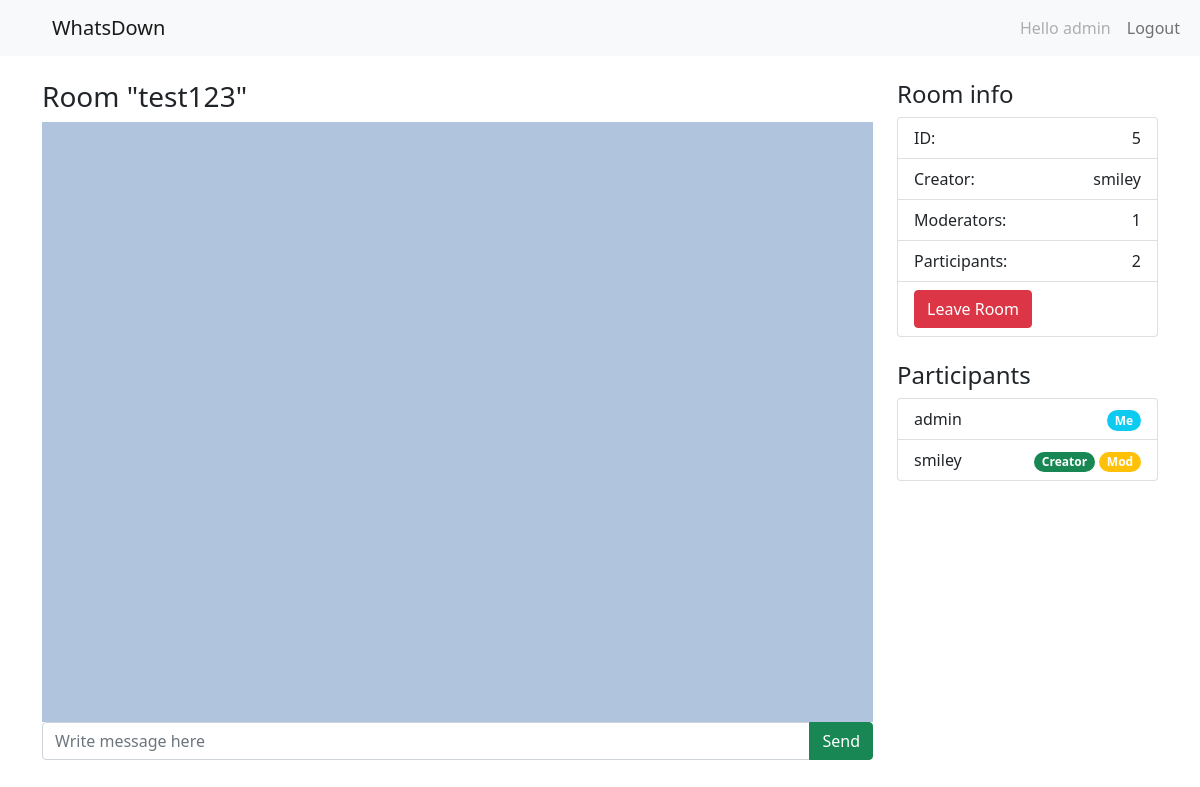
The page /chat/5/ (signed in) on the database as committed earlier.
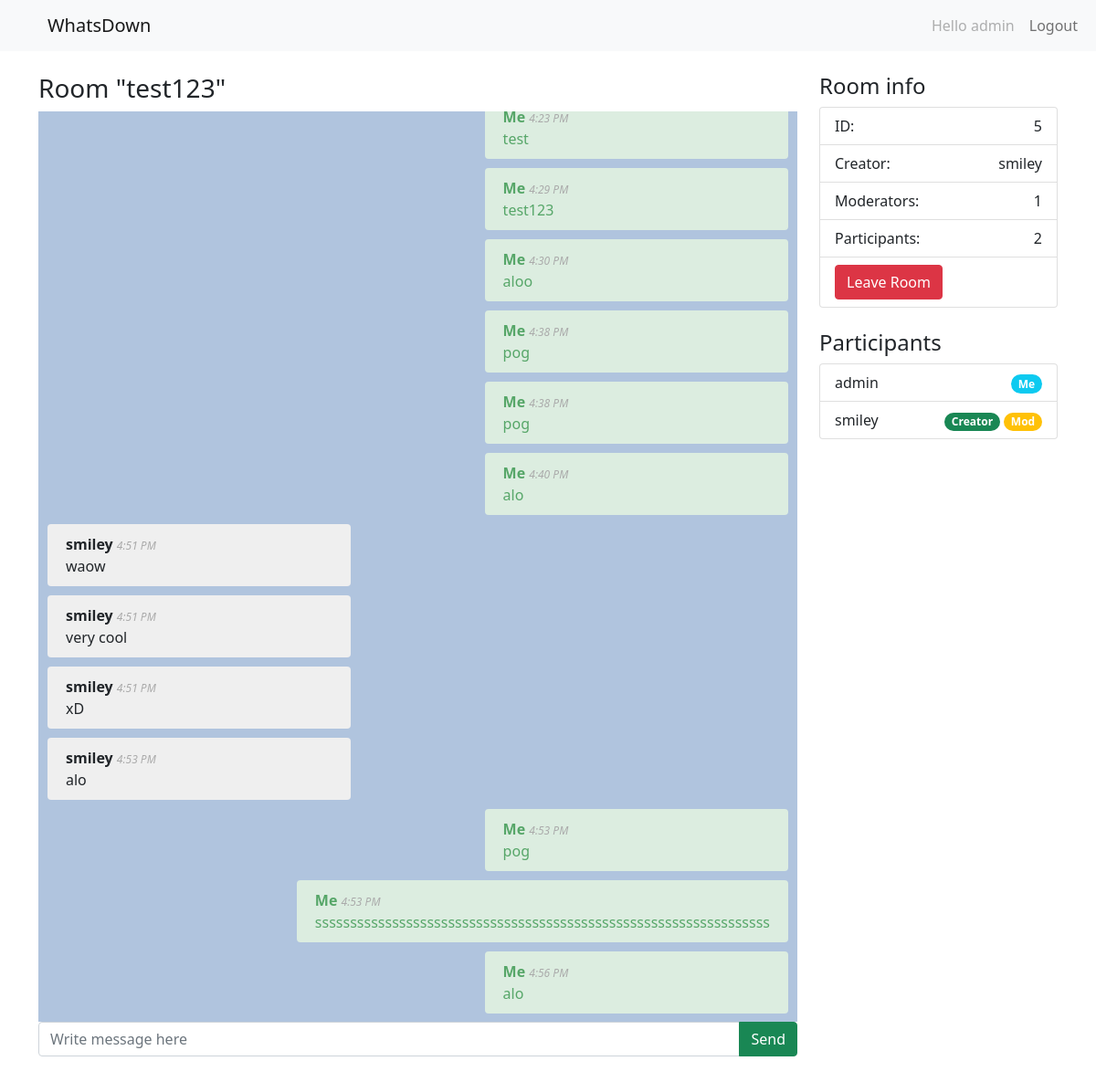
The same page on the database as committed later.
### chat/models.py (models this page shows, shortened)
class Room(models.Model):
    name = models.CharField(max_length=50)
    creator =  models.ForeignKey(User, on_delete=models.CASCADE, related_name='rooms_created')
    participants = models.ManyToManyField(User, related_name='rooms_joined')
    moderators = models.ManyToManyField(User, related_name='rooms_moderated')
    password = models.CharField(max_length=50, default=None, blank=True, null=True)

class Message(models.Model):
    user = models.ForeignKey(User, on_delete=models.CASCADE, related_name='chat_logs')
    room = models.ForeignKey(Room, on_delete=models.CASCADE, related_name='chat_logs')
    message = models.TextField()
    created = models.DateTimeField(auto_now_add=True)

### chat/views.py (the view)
# urls.py: path('chat/<int:room_id>/', views.chat_room, name="chat_room"),
def chat_room(request, room_id):
    context = {}
    room = Room.objects.get(id=room_id)
    allowed = request.user in room.participants.all()
    if allowed:
        messages = room.chat_logs.all()
        context['room'] = room
        context['messages'] = messages
        return render(request, 'chat/room.html', context)
    else:
        request.session['msg'] = "You do not have the permission to join the room"
        return redirect('chat:home')

### chat/templates/chat/room.html (shortened to what this page needs)
{% extends 'base.html' %}
{% load tz %}
{% block content %}
    <div class="row mt-4">
        <div class="col-lg-9">
            <h3>Room "{{ room.name }}"</h3>
            <div id="chat-container">
                <div id="chat">
                    {% for message in messages %}
                        <div class="message {% if message.user == request.user %}me{% else %}other{% endif %}">
                            <strong>{% if message.user == request.user %}Me{% else %}{{ message.user }}{% endif %}</strong>
                            {% timezone "Asia/Jakarta" %}
                            <span class="date">{{ message.created|date:'g:i A' }}</span>
                            {% endtimezone %}
                            <br>
                            {{ message.message }}
                        </div>
                    {% endfor %}
                </div>
            </div>
            <div id="chat-input" class="input-group mb-3">
                <input type="text" class="form-control" placeholder="Write message here" id="chat-message-input">
                <button class="btn btn-success" type="button" id="chat-message-submit">Send</button>
            </div>
        </div>
        <div class="col-lg-3 mb-3">
            <section>
                <h4>Room info</h4>
                <ul class="list-group">
                    <li class="list-group-item d-flex justify-content-between align-items-center">
                        ID: <span>{{ room.id }}</span>
                    </li>
                    <li class="list-group-item d-flex justify-content-between align-items-center">
                        Creator: <span>{{ room.creator.username }}</span>
                    </li>
                    <li class="list-group-item d-flex justify-content-between align-items-center">
                        Moderators: <span>{{ room.moderators.all.count }}</span>
                    </li>
                    <li class="list-group-item d-flex justify-content-between align-items-center">
                        Participants: <span>{{ room.participants.all.count }}</span>
                    </li>
                    {% if room.creator == request.user %}
                        <li class="list-group-item">
                            <form action="{% url 'chat:delete_room' room.id %}" method="post">
                                {% csrf_token %}
                                <button class="btn btn-danger" type="submit">Delete Room</button>
                            </form>
                        </li>
                    {% else %}
                        <li class="list-group-item">
                            <form action="{% url 'chat:leave_room' room.id %}" method="post">
                                <button class="btn btn-danger" type="submit">Leave Room</button>
                            </form>
                        </li>
                    {% endif %}
                </ul>
            </section>
            <section class="mt-4">
                <h4>Participants</h4>
                <ul class="list-group">
                    {% for user in room.participants.all %}
                        <li class="list-group-item d-flex justify-content-between align-items-center">
                            {{ user.username }}
                            <span class="badges">
                                {% if request.user == room.creator %}
                                    {% if user == request.user %}
                                        <div class="badge bg-info rounded-pill">Me</div>
                                        <div class="badge bg-success rounded-pill">Creator</div>
                                    {% else %}
                                        <form action="{% url 'chat:kick_user' room.id user.id %}" method="post">
                                            {% csrf_token %}
                                            <button type="submit" class="btn btn-danger rounded-pill delete-btn">Kick</button>
                                        </form>
                                        {% if user in room.moderators.all %}
                                            <form action="{% url 'chat:unmod_user' room.id user.id %}" method="post">
                                                {% csrf_token %}
                                                <button type="submit" class="btn btn-warning rounded-pill delete-btn">Unmod</button>
                                            </form>
                                        {% else %}
                                            <form action="{% url 'chat:mod_user' room.id user.id %}" method="post">
                                                {% csrf_token %}
                                                <button type="submit" class="btn btn-success rounded-pill delete-btn">Make mod</button>
                                            </form>
                                        {% endif %}
                                    {% endif %}
                                {% else %}
                                    {% if user == request.user %}
                                        <div class="badge bg-info rounded-pill">Me</div>
                                    {% endif %}
                                    {% if user == room.creator %}
                                        <span class="badge bg-success rounded-pill">Creator</span>
                                    {% endif %}
                                    {% if user in room.moderators.all %}
                                        <span class="badge bg-warning rounded-pill">Mod</span>
                                    {% endif %}
                                {% endif %}
                            </span>
                        </li>
                    {% empty %}
                        <li class="list-group-item">You have not joined any room yet</li>
                    {% endfor %}
                </ul>
            </section>
        </div>
    </div>
{% endblock %}

### chat/templates/base.html (shortened to what this page needs)
{% load static %}
<!DOCTYPE html>
<html lang="en">
<head>
    <link rel="stylesheet" href="{% static 'css/main.css' %}">
    <link href="https://cdn.jsdelivr.net/npm/bootstrap@5.0.0-beta1/dist/css/bootstrap.min.css" rel="stylesheet">
</head>
<body>
    <nav class="navbar navbar-expand-lg navbar-light bg-light">
        <div class="container-fluid">
            <a class="navbar-brand" href="{% url 'chat:home' %}">WhatsDown</a>
            <div class="collapse navbar-collapse" id="navbarSupportedContent">
                <ul class="navbar-nav ms-auto mb-2 mb-lg-0">
                    {% if user.is_authenticated %}
                        <li class="nav-item"><span class='nav-link disabled'>Hello {{ user.username }}</span></li>
                        <li class="nav-item"><a class='nav-link' href="{% url 'chat:logout' %}">Logout</a></li>
                    {% else %}
                        <li class="nav-item"><a class='nav-link' href="{% url 'chat:login' %}" class='nav-log'>Login</a></li>
                    {% endif %}
                </ul>
            </div>
        </div>
    </nav>
    <div class="container-sm">
        {% block content %}
        {% endblock %}
    </div>
</body>
</html>

### chat/static/css/main.css (style rules this page uses)
#chat-container { position: relative; height: 75vh; }
#chat { top: 0px; bottom: 0px; position: absolute; width: 100%; overflow-y: scroll; background: lightsteelblue; padding-bottom: 10px; }
#chat .message { background: #efefef; padding: 10px 20px; border-radius: 4px; width: auto; display: inline; float: left; margin: 10px 10px 0; min-width: 40%; max-width: 80%; clear: both; }
#chat .message.me { display: inline; float: right; background: #dcede0; color: #56a668; }
#chat .date { color: #aaa; font-style: italic; font-size: 12px; }
.navbar-brand { margin: auto auto auto 2em; }

Rows that differ between the two databases and show on the page:
added Message: shows "Me", created "4:23 PM", message "test"
added Message: shows "Me", created "4:29 PM", message "test123"
added Message: shows "Me", created "4:30 PM", message "aloo"
added Message: shows "Me", created "4:38 PM", message "pog"
added Message: shows "Me", created "4:38 PM", message "pog"
added Message: shows "Me", created "4:40 PM", message "alo"
added Message: user "smiley", created "4:51 PM", message "waow"
added Message: user "smiley", created "4:51 PM", message "very cool"
added Message: user "smiley", created "4:51 PM", message "xD"
added Message: user "smiley", created "4:53 PM", message "alo"
added Message: shows "Me", created "4:53 PM", message "pog"
added Message: shows "Me", created "4:53 PM", message "sssssssssssssssssssssssssssssssssssssssssssssssssssssssssssssssss"
added Message: shows "Me", created "4:56 PM", message "alo"
